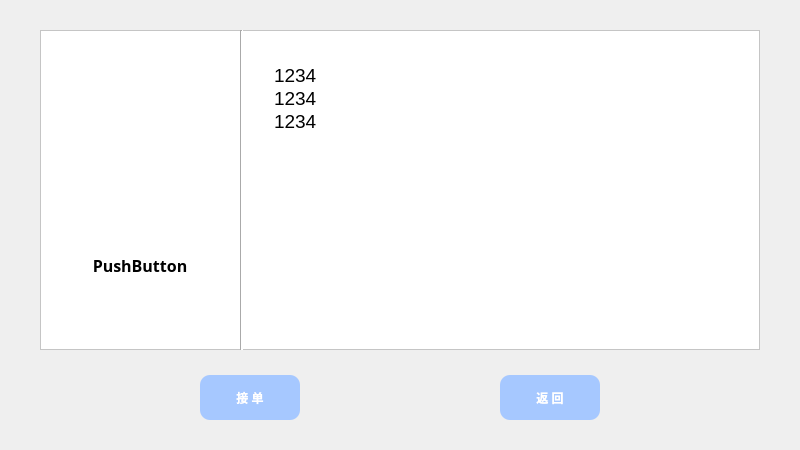
<?xml version="1.0" encoding="UTF-8"?>
<ui version="4.0">
 <class>Form</class>
 <widget class="QWidget" name="Form">
  <property name="geometry">
   <rect>
    <x>0</x>
    <y>0</y>
    <width>800</width>
    <height>450</height>
   </rect>
  </property>
  <property name="windowTitle">
   <string>Form</string>
  </property>
  <widget class="QFrame" name="DetailPage">
   <property name="geometry">
    <rect>
     <x>40</x>
     <y>30</y>
     <width>720</width>
     <height>320</height>
    </rect>
   </property>
   <property name="styleSheet">
    <string notr="true">background-color: rgb(255, 255, 255);</string>
   </property>
   <property name="frameShape">
    <enum>QFrame::StyledPanel</enum>
   </property>
   <property name="frameShadow">
    <enum>QFrame::Raised</enum>
   </property>
   <widget class="Line" name="line">
    <property name="geometry">
     <rect>
      <x>200</x>
      <y>0</y>
      <width>3</width>
      <height>320</height>
     </rect>
    </property>
    <property name="orientation">
     <enum>Qt::Vertical</enum>
    </property>
   </widget>
   <widget class="QPushButton" name="pushButton_id_10">
    <property name="geometry">
     <rect>
      <x>0</x>
      <y>190</y>
      <width>200</width>
      <height>90</height>
     </rect>
    </property>
    <property name="font">
     <font>
      <family>微软雅黑</family>
      <pointsize>12</pointsize>
      <weight>75</weight>
      <bold>true</bold>
     </font>
    </property>
    <property name="focusPolicy">
     <enum>Qt::NoFocus</enum>
    </property>
    <property name="styleSheet">
     <string notr="true"/>
    </property>
    <property name="text">
     <string>PushButton</string>
    </property>
    <property name="default">
     <bool>false</bool>
    </property>
    <property name="flat">
     <bool>true</bool>
    </property>
   </widget>
   <widget class="QTextBrowser" name="textBrowser">
    <property name="geometry">
     <rect>
      <x>230</x>
      <y>30</y>
      <width>460</width>
      <height>260</height>
     </rect>
    </property>
    <property name="frameShape">
     <enum>QFrame::NoFrame</enum>
    </property>
    <property name="html">
     <string>&lt;!DOCTYPE HTML PUBLIC &quot;-//W3C//DTD HTML 4.0//EN&quot; &quot;http://www.w3.org/TR/REC-html40/strict.dtd&quot;&gt;
&lt;html&gt;&lt;head&gt;&lt;meta name=&quot;qrichtext&quot; content=&quot;1&quot; /&gt;&lt;style type=&quot;text/css&quot;&gt;
p, li { white-space: pre-wrap; }
&lt;/style&gt;&lt;/head&gt;&lt;body style=&quot; font-family:'SimSun'; font-size:14.4pt; font-weight:400; font-style:normal;&quot;&gt;
&lt;p style=&quot; margin-top:0px; margin-bottom:0px; margin-left:0px; margin-right:0px; -qt-block-indent:0; text-indent:0px;&quot;&gt;1234&lt;/p&gt;
&lt;p style=&quot; margin-top:0px; margin-bottom:0px; margin-left:0px; margin-right:0px; -qt-block-indent:0; text-indent:0px;&quot;&gt;1234&lt;/p&gt;
&lt;p style=&quot; margin-top:0px; margin-bottom:0px; margin-left:0px; margin-right:0px; -qt-block-indent:0; text-indent:0px;&quot;&gt;1234&lt;/p&gt;&lt;/body&gt;&lt;/html&gt;</string>
    </property>
   </widget>
   <widget class="QLabel" name="label">
    <property name="geometry">
     <rect>
      <x>50</x>
      <y>70</y>
      <width>100</width>
      <height>100</height>
     </rect>
    </property>
    <property name="frameShape">
     <enum>QFrame::NoFrame</enum>
    </property>
    <property name="text">
     <string/>
    </property>
    <property name="pixmap">
     <pixmap resource="image.qrc">:/prefix/images/profile.png</pixmap>
    </property>
    <property name="scaledContents">
     <bool>true</bool>
    </property>
   </widget>
  </widget>
  <widget class="QPushButton" name="pushButton_accept">
   <property name="geometry">
    <rect>
     <x>200</x>
     <y>375</y>
     <width>100</width>
     <height>45</height>
    </rect>
   </property>
   <property name="font">
    <font>
     <family>微软雅黑</family>
     <weight>75</weight>
     <bold>true</bold>
    </font>
   </property>
   <property name="styleSheet">
    <string notr="true">color: rgb(255, 255, 255);
background-color: rgb(166, 200, 255);
border-radius: 10px;</string>
   </property>
   <property name="text">
    <string>接 单</string>
   </property>
  </widget>
  <widget class="QPushButton" name="pushButton_return">
   <property name="geometry">
    <rect>
     <x>500</x>
     <y>375</y>
     <width>100</width>
     <height>45</height>
    </rect>
   </property>
   <property name="font">
    <font>
     <family>微软雅黑</family>
     <weight>75</weight>
     <bold>true</bold>
    </font>
   </property>
   <property name="styleSheet">
    <string notr="true">color: rgb(255, 255, 255);
background-color: rgb(166, 200, 255);
border-radius: 10px;</string>
   </property>
   <property name="text">
    <string>返 回</string>
   </property>
  </widget>
 </widget>
 <resources>
  <include location="image.qrc"/>
 </resources>
 <connections/>
</ui>
